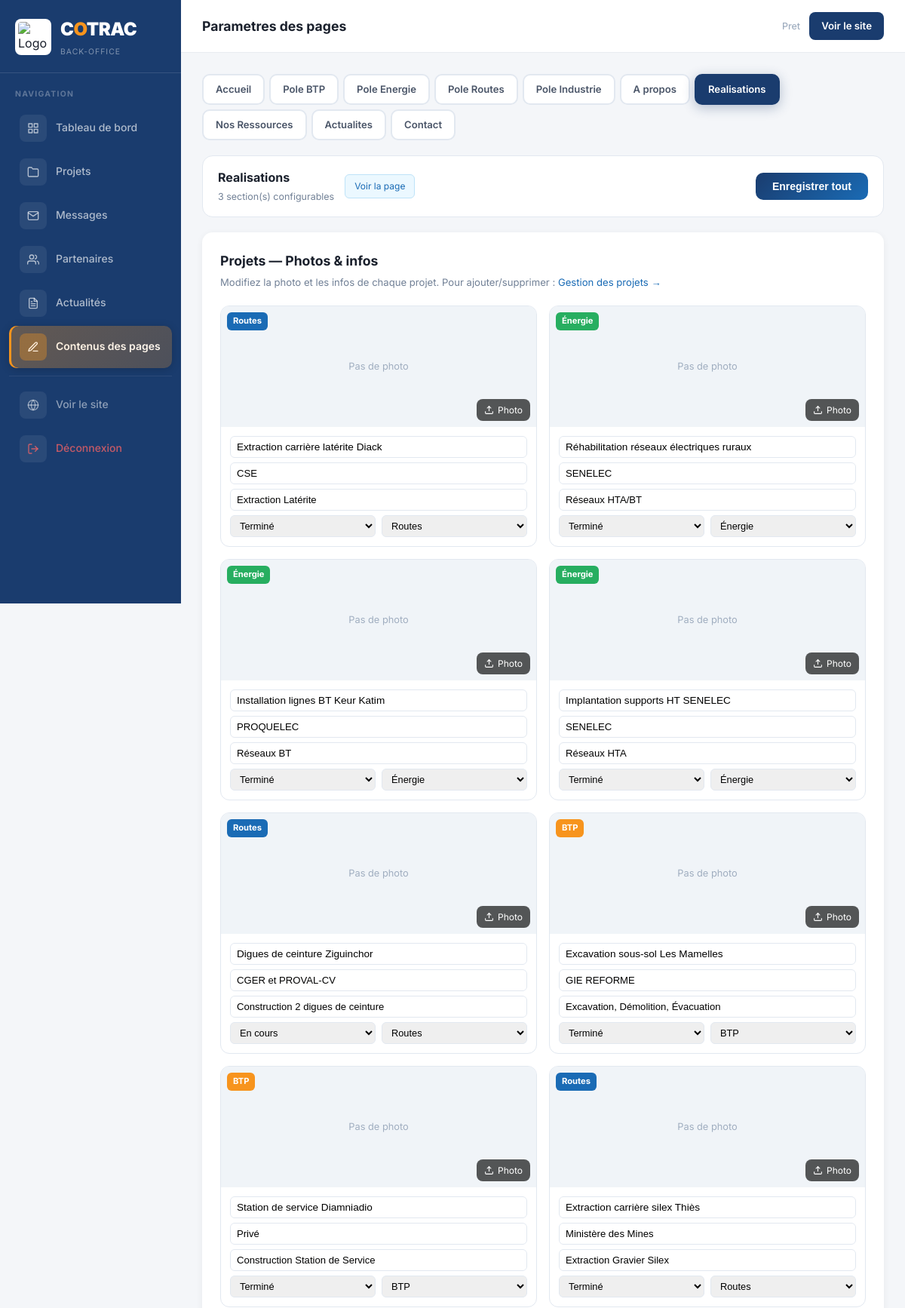
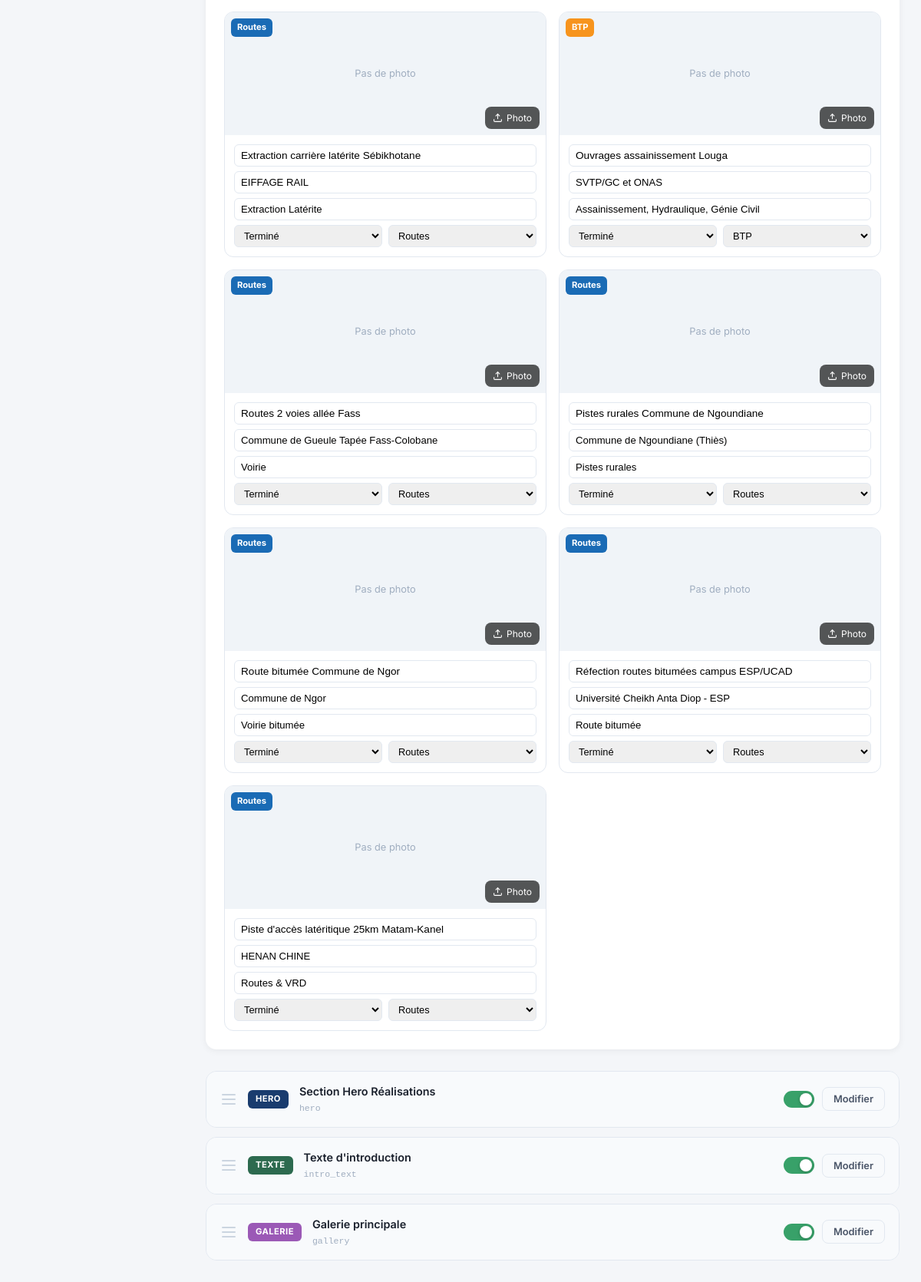
The app's page /admin/parametres-pages.php?page=realisations (signed in) with its own data (2 pictures, top to bottom).
### tables this page shows
CREATE TABLE IF NOT EXISTS projets (
    id INT AUTO_INCREMENT PRIMARY KEY,
    titre VARCHAR(255) NOT NULL,
    description TEXT,
    client VARCHAR(255),
    pole ENUM('btp','energie','routes','industrie') NOT NULL,
    statut ENUM('termine','en_cours') DEFAULT 'termine',
    nature_travaux VARCHAR(255),
    image VARCHAR(255),
    ordre INT DEFAULT 0,
    actif TINYINT(1) DEFAULT 1,
    created_at TIMESTAMP DEFAULT CURRENT_TIMESTAMP
);

CREATE TABLE IF NOT EXISTS `page_sections` (
  `id`           INT UNSIGNED NOT NULL AUTO_INCREMENT,
  `page_slug`    VARCHAR(60)  NOT NULL COMMENT 'ex: index, btp, energie, routes, industrie, a-propos, realisations, actualites, contact',
  `section_key`  VARCHAR(80)  NOT NULL COMMENT 'identifiant machine unique, ex: hero, intro_text, stats, services_cards',
  `section_type` ENUM('hero','text','image','gallery','stats','cards') NOT NULL DEFAULT 'text',
  `label`        VARCHAR(120) NOT NULL COMMENT 'Nom lisible affiché dans l admin',
  `sort_order`   SMALLINT UNSIGNED NOT NULL DEFAULT 0,
  `active`       TINYINT(1)   NOT NULL DEFAULT 1,
  `created_at`   DATETIME     NOT NULL DEFAULT CURRENT_TIMESTAMP,
  `updated_at`   DATETIME     NOT NULL DEFAULT CURRENT_TIMESTAMP ON UPDATE CURRENT_TIMESTAMP,
  PRIMARY KEY (`id`),
  UNIQUE KEY `uq_page_section` (`page_slug`, `section_key`),
  KEY `idx_page_order` (`page_slug`, `sort_order`)
);

### config/database.php (called while the page is built, shortened)
<?php
function e(string $str): string {
    return htmlspecialchars($str, ENT_QUOTES | ENT_HTML5, 'UTF-8');
}

### admin/parametres-pages.php (the view, shortened to what this page needs)
<?php
require_once '../config/database.php';
$db = getDB();
$pages = [
    'index'       => ['label' => 'Accueil',       'file' => 'index.php',       'icon' => 'home'],
    'btp'         => ['label' => 'Pole BTP',       'file' => 'btp.php',         'icon' => 'hard-hat'],
    'energie'     => ['label' => 'Pole Energie',   'file' => 'energie.php',     'icon' => 'zap'],
    'routes'      => ['label' => 'Pole Routes',    'file' => 'routes.php',      'icon' => 'map'],
    'industrie'   => ['label' => 'Pole Industrie', 'file' => 'industrie.php',   'icon' => 'settings'],
    'a-propos'    => ['label' => 'A propos',        'file' => 'a-propos.php',    'icon' => 'info'],
    'realisations'  => ['label' => 'Realisations',    'file' => 'realisations.php',  'icon' => 'award'],
    'nos-ressources'=> ['label' => 'Nos Ressources', 'file' => 'nos-ressources.php','icon' => 'tool'],
    'actualites'    => ['label' => 'Actualites',      'file' => 'actualites.php',    'icon' => 'file-text'],
    'contact'     => ['label' => 'Contact',          'file' => 'contact.php',     'icon' => 'phone'],
];
$section_type_meta = [
    'hero'    => ['label'=>'Hero',    'color'=>'#1a3c6e'],
    'text'    => ['label'=>'Texte',   'color'=>'#2d6a4f'],
    'image'   => ['label'=>'Image',   'color'=>'#7b2d8b'],
    'gallery' => ['label'=>'Galerie', 'color'=>'#9b59b6'],
    'stats'   => ['label'=>'Stats',   'color'=>'#d62828'],
    'cards'   => ['label'=>'Cartes',  'color'=>'#f7941d'],
    'media'   => ['label'=>'Vidéo',   'color'=>'#e53e3e'],
];
$active_slug = $_GET['page'] ?? 'index';
$sections_stmt = $db->prepare(
    "SELECT id, section_key, section_type, label, sort_order, active
     FROM page_sections WHERE page_slug = ? ORDER BY sort_order ASC"
);
$sections_stmt->execute([$active_slug]);
$sections = $sections_stmt->fetchAll();
?>
<!DOCTYPE html>
<html lang="fr">
<head>
  <link rel="stylesheet" href="css/admin.css">
  <link rel="stylesheet" href="css/cms.css">
</head>
<body>
<div class="admin-layout">
  <?php require_once 'includes/sidebar.php'; ?>
  <main class="admin-main">
    <div class="admin-topbar">
      <h1>Parametres des pages</h1>
      <div class="admin-topbar-actions">
        <span class="cms-save-indicator" id="globalSaveStatus">Pret</span>
        <a href="<?= SITE_URL ?>" target="_blank" class="btn-site">Voir le site</a>
      </div>
    </div>
    <div class="admin-content">
      <div class="cms-page-tabs">
        <?php foreach ($pages as $slug => $info): ?>
          <a href="?page=<?= urlencode($slug) ?>"
             class="cms-page-tab <?= $slug === $active_slug ? 'active' : '' ?>">
            <?= e($info['label']) ?>
          </a>
        <?php endforeach; ?>
      </div>
      <div class="cms-toolbar">
        <div class="cms-toolbar-left">
          <div>
            <div class="cms-toolbar-title"><?= e($pages[$active_slug]['label']) ?></div>
            <div class="cms-toolbar-subtitle"><?= count($sections) ?> section(s) configurables</div>
          </div>
          <a href="<?= SITE_URL ?>/<?= e($pages[$active_slug]['file']) ?>"
             target="_blank" class="cms-page-url">Voir la page</a>
        </div>
        <button class="btn-save-all" id="btnSaveAll" onclick="saveAllSections()">
          Enregistrer tout
        </button>
      </div>
      <?php if ($active_slug === 'realisations'):
        $projets_all = $db->query("SELECT id, titre, pole, image, statut, client, nature_travaux, actif FROM projets ORDER BY ordre ASC, id DESC")->fetchAll();
        $poles_lbl = ['btp'=>'BTP','energie'=>'Énergie','routes'=>'Routes','industrie'=>'Industrie'];
        $poles_col = ['btp'=>'#f7941d','energie'=>'#27ae60','routes'=>'#1a6bb5','industrie'=>'#8e44ad'];
      ?>
      <div class="admin-card" style="margin-bottom:28px;">
        <div style="display:flex;align-items:center;justify-content:space-between;margin-bottom:20px;">
          <div>
            <h3 style="margin:0;font-size:1.1rem;font-weight:700;color:#1a202c;">Projets — Photos &amp; infos</h3>
            <p style="margin:4px 0 0;font-size:.82rem;color:#718096;">Modifiez la photo et les infos de chaque projet. Pour ajouter/supprimer : <a href="projets.php" target="_blank" style="color:#1a6bb5;">Gestion des projets →</a></p>
          </div>
        </div>
        <div style="display:grid;grid-template-columns:repeat(auto-fill,minmax(280px,1fr));gap:16px;" id="projetsList">
        <?php foreach ($projets_all as $proj):
          $img_url = '';
          $pole_color = $poles_col[$proj['pole']] ?? '#888';
          $pole_label = $poles_lbl[$proj['pole']] ?? $proj['pole'];
        ?>
        <div class="projet-edit-card" data-id="<?= $proj['id'] ?>" style="border:1px solid #e2e8f0;border-radius:12px;overflow:hidden;background:#fff;opacity:<?= $proj['actif'] ? '1' : '.55' ?>;">
          <div style="position:relative;height:160px;background:#f0f4f8;overflow:hidden;">
            <?php if ($img_url): ?>
              <img src="<?= e($img_url) ?>" alt="" id="proj-img-<?= $proj['id'] ?>"
                   style="width:100%;height:100%;object-fit:cover;">
            <?php else: ?>
              <div id="proj-img-<?= $proj['id'] ?>" style="width:100%;height:100%;display:flex;align-items:center;justify-content:center;color:#a0aec0;font-size:.8rem;">Pas de photo</div>
            <?php endif; ?>
            <label style="position:absolute;bottom:8px;right:8px;background:rgba(0,0,0,.65);color:#fff;border-radius:8px;padding:5px 10px;font-size:.75rem;cursor:pointer;display:flex;align-items:center;gap:5px;">
              <svg width="13" height="13" viewBox="0 0 24 24" fill="none" stroke="currentColor" stroke-width="2"><path d="M21 15v4a2 2 0 0 1-2 2H5a2 2 0 0 1-2-2v-4"/><polyline points="17 8 12 3 7 8"/><line x1="12" y1="3" x2="12" y2="15"/></svg>
              Photo
            </label>
            <span style="position:absolute;top:8px;left:8px;background:<?= e($pole_color) ?>;color:#fff;border-radius:6px;padding:3px 8px;font-size:.7rem;font-weight:700;"><?= e($pole_label) ?></span>
          </div>
          <div style="padding:12px;">
            <input type="text" value="<?= e($proj['titre']) ?>" placeholder="Titre"
                   style="width:100%;border:1px solid #e2e8f0;border-radius:6px;padding:6px 8px;font-size:.85rem;margin-bottom:6px;box-sizing:border-box;"
                   onchange="updateProjet(<?= $proj['id'] ?>, 'titre', this.value)">
            <input type="text" value="<?= e($proj['client'] ?? '') ?>" placeholder="Client"
                   style="width:100%;border:1px solid #e2e8f0;border-radius:6px;padding:6px 8px;font-size:.82rem;margin-bottom:6px;box-sizing:border-box;"
                   onchange="updateProjet(<?= $proj['id'] ?>, 'client', this.value)">
            <input type="text" value="<?= e($proj['nature_travaux'] ?? '') ?>" placeholder="Nature des travaux"
                   style="width:100%;border:1px solid #e2e8f0;border-radius:6px;padding:6px 8px;font-size:.82rem;margin-bottom:6px;box-sizing:border-box;"
                   onchange="updateProjet(<?= $proj['id'] ?>, 'nature_travaux', this.value)">
            <div style="display:flex;gap:8px;align-items:center;">
              <select onchange="updateProjet(<?= $proj['id'] ?>, 'statut', this.value)"
                      style="flex:1;border:1px solid #e2e8f0;border-radius:6px;padding:5px 8px;font-size:.8rem;">
                <option value="termine" <?= $proj['statut']==='termine'?'selected':'' ?>>Terminé</option>
                <option value="en_cours" <?= $proj['statut']==='en_cours'?'selected':'' ?>>En cours</option>
              </select>
              <select onchange="updateProjet(<?= $proj['id'] ?>, 'pole', this.value)"
                      style="flex:1;border:1px solid #e2e8f0;border-radius:6px;padding:5px 8px;font-size:.8rem;">
                <?php foreach ($poles_lbl as $pk => $pl): ?>
                <option value="<?= $pk ?>" <?= $proj['pole']===$pk?'selected':'' ?>><?= $pl ?></option>
                <?php endforeach; ?>
              </select>
            </div>
          </div>
        </div>
        <?php endforeach; ?>
        </div>
      </div>
      <?php endif; ?>
      <?php if (empty($sections)): ?>
        <div class="admin-card" style="text-align:center;padding:60px 20px;color:#a0aec0;">
          <p style="font-size:3rem;margin-bottom:12px;">📄</p>
          <p>Aucune section. Executez <code>sql/cms_pages.sql</code> d abord.</p>
        </div>
      <?php else: ?>
      <div class="cms-sections-list" id="cmsSectionsList">
        <?php foreach ($sections as $sec):
          $sid   = $sec['id'];
          $skey  = $sec['section_key'];
          $stype = $sec['section_type'];
          $act   = (bool)$sec['active'];
          $tmeta = $section_type_meta[$stype] ?? ['label'=>$stype,'color'=>'#888'];
        ?>
        <div class="cms-section-card <?= !$act ? 'inactive' : '' ?>"
             data-section-id="<?= $sid ?>">
          <div class="cms-section-header" onclick="toggleSection(<?= $sid ?>)">
            <div class="cms-drag-handle"
                 onmousedown="event.stopPropagation()"
                 onclick="event.stopPropagation()">
              <span></span><span></span><span></span>
            </div>
            <span class="cms-section-type-badge"
                  style="background:<?= e($tmeta['color']) ?>">
              <?= e($tmeta['label']) ?>
            </span>
            <div class="cms-section-meta">
              <div class="cms-section-label"><?= e($sec['label']) ?></div>
              <div class="cms-section-key"><?= e($skey) ?></div>
            </div>
            <div class="cms-section-actions" onclick="event.stopPropagation()">
              <label class="cms-toggle" title="Activer/desactiver">
                <span class="cms-toggle-slider"></span>
              </label>
              <button class="btn-toggle-section" id="toggleBtn<?= $sid ?>">
                Modifier
              </button>
            </div>
          </div>
        </div>
        <?php endforeach; ?>
      </div>
      <?php endif; ?>
    </div>
  </main>
</div>
</body>
</html>

### records on screen
projets: pole "Routes", titre "Extraction carrière latérite Diack", client "CSE", nature_travaux "Extraction Latérite", statut+id "Terminé", pole+id "Routes"
projets: pole "Énergie", titre "Réhabilitation réseaux électriques ruraux", client "SENELEC", nature_travaux "Réseaux HTA/BT", statut+id "Terminé", pole+id "Énergie"
projets: pole "Énergie", titre "Installation lignes BT Keur Katim", client "PROQUELEC", nature_travaux "Réseaux BT", statut+id "Terminé", pole+id "Énergie"
projets: pole "Énergie", titre "Implantation supports HT SENELEC", client "SENELEC", nature_travaux "Réseaux HTA", statut+id "Terminé", pole+id "Énergie"
projets: pole "Routes", titre "Digues de ceinture Ziguinchor", client "CGER et PROVAL-CV", nature_travaux "Construction 2 digues de ceinture", statut+id "En cours", pole+id "Routes"
projets: pole "BTP", titre "Excavation sous-sol Les Mamelles", client "GIE REFORME", nature_travaux "Excavation, Démolition, Évacuation", statut+id "Terminé", pole+id "BTP"
projets: pole "BTP", titre "Station de service Diamniadio", client "Privé", nature_travaux "Construction Station de Service", statut+id "Terminé", pole+id "BTP"
projets: pole "Routes", titre "Extraction carrière silex Thiès", client "Ministère des Mines", nature_travaux "Extraction Gravier Silex", statut+id "Terminé", pole+id "Routes"
projets: pole "Routes", titre "Extraction carrière latérite Sébikhotane", client "EIFFAGE RAIL", nature_travaux "Extraction Latérite", statut+id "Terminé", pole+id "Routes"
projets: pole "BTP", titre "Ouvrages assainissement Louga", client "SVTP/GC et ONAS", nature_travaux "Assainissement, Hydraulique, Génie Civil", statut+id "Terminé", pole+id "BTP"
projets: pole "Routes", titre "Routes 2 voies allée Fass", client "Commune de Gueule Tapée Fass-Colobane", nature_travaux "Voirie", statut+id "Terminé", pole+id "Routes"
projets: pole "Routes", titre "Pistes rurales Commune de Ngoundiane", client "Commune de Ngoundiane (Thiès)", nature_travaux "Pistes rurales", statut+id "Terminé", pole+id "Routes"
projets: pole "Routes", titre "Route bitumée Commune de Ngor", client "Commune de Ngor", nature_travaux "Voirie bitumée", statut+id "Terminé", pole+id "Routes"
projets: pole "Routes", titre "Réfection routes bitumées campus ESP/UCAD", client "Université Cheikh Anta Diop - ESP", nature_travaux "Route bitumée", statut+id "Terminé", pole+id "Routes"
projets: pole "Routes", titre "Piste d'accès latéritique 25km Matam-Kanel", client "HENAN CHINE", nature_travaux "Routes & VRD", statut+id "Terminé", pole+id "Routes"
page_sections: section_type "HERO", label "Section Hero Réalisations", section_key "hero"
page_sections: section_type "TEXTE", label "Texte d'introduction", section_key "intro_text"
page_sections: section_type "GALERIE", label "Galerie principale", section_key "gallery"

### other values on screen
$info['label'] "Accueil"
$info['label'] "Pole BTP"
$info['label'] "Pole Energie"
$info['label'] "Pole Routes"
$info['label'] "Pole Industrie"
$info['label'] "A propos"
$info['label'] "Realisations"
$info['label'] "Nos Ressources"
$info['label'] "Actualites"
$info['label'] "Contact"
$pages[$active_slug]['label'] "Realisations"
count($sections) "3"
